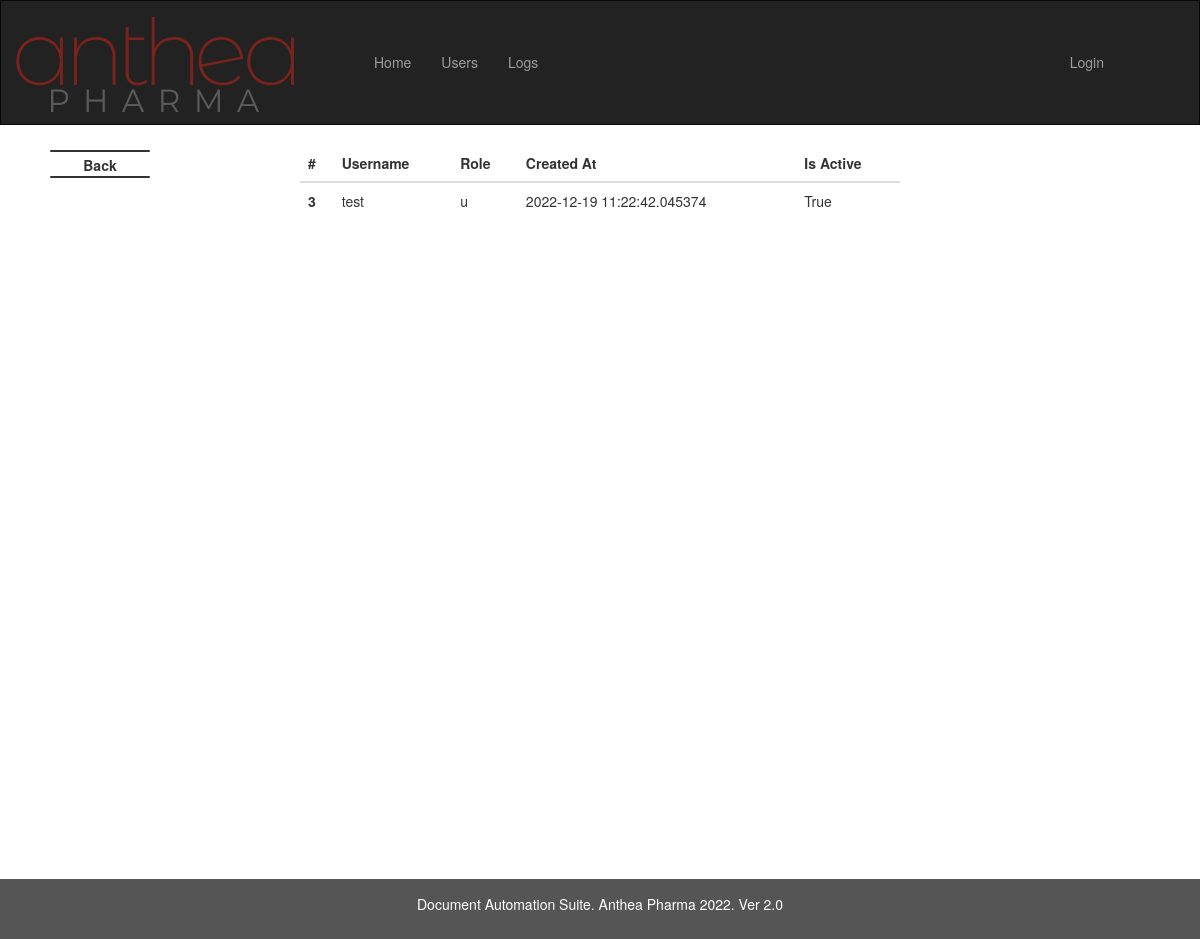
Page /data/3 on the earlier database version.
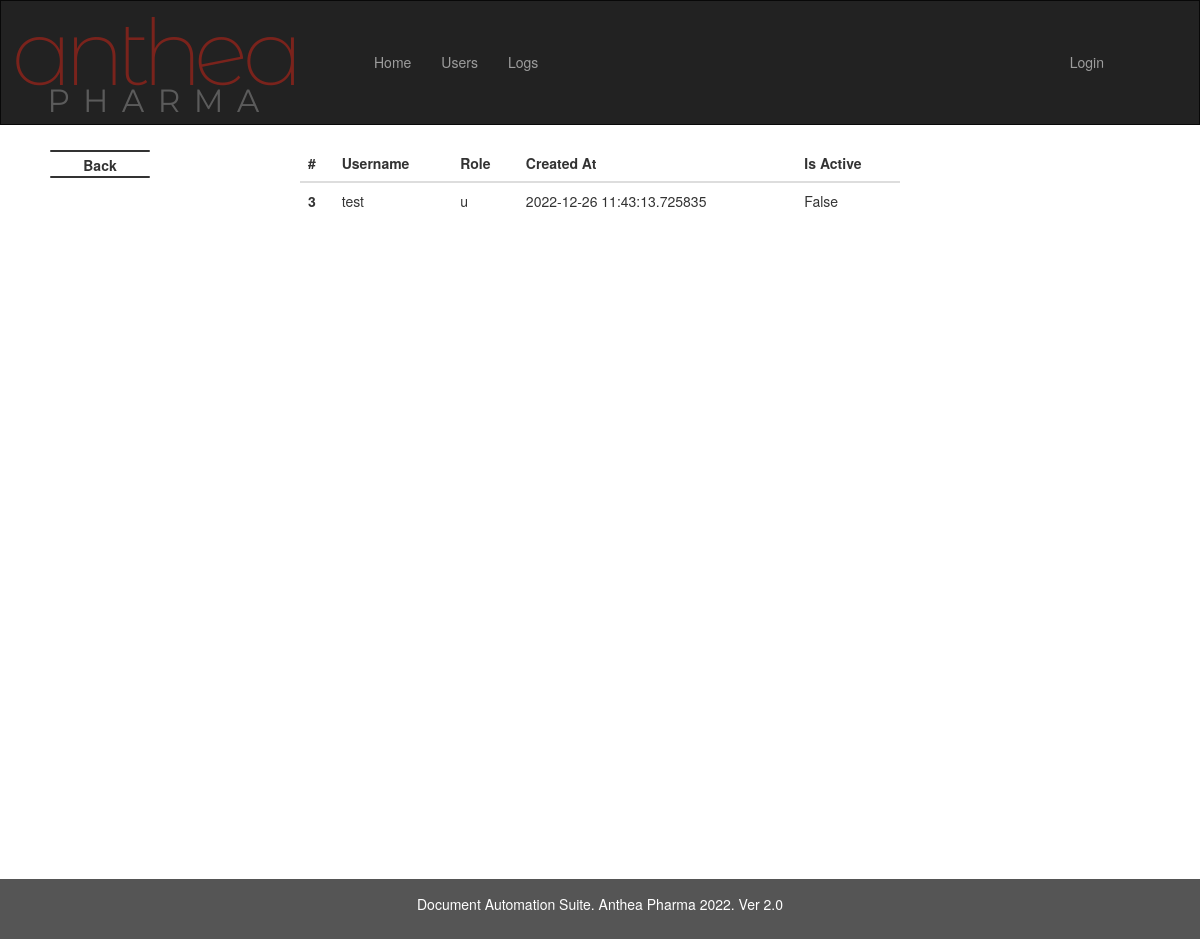
Same page on the later database version.
### imp_calc/models.py (models this page shows, shortened)
class User(db.Model, UserMixin):
    id = db.Column(db.Integer(),primary_key = True)
    is_activate = db.Column(db.Boolean, default=True)
    username = db.Column(db.String(length=12),nullable = False, unique = True)
    role = db.Column(db.String(length=1),nullable=False)
    password_hash = db.Column(db.String(length=60),nullable = False)
    created_at = db.Column(db.DateTime, nullable = False, default= datetime.utcnow)
    logs = relationship("Logs", backref="UserLogs")
    @property
    def is_active(self):
        return self.is_activate
    @property
    def password(self):
        return self.password

### imp_calc/routes.py (the view)
@app.route('/data/<int:user_id>')
def RetrieveSingleEmployee(user_id):
    user = User.query.filter_by(id=user_id).first()
    if user:
        return render_template('data.html', user = user)
    return f"User with id ={id} Doenst exist"

### imp_calc/templates/data.html
{% extends 'admin.html' %}
{% block main %}
<table class="table">
  <thead>
    <tr>
      <th scope="col">#</th>
      <th scope="col">Username</th>
      <th scope="col">Role</th>
      <th scope="col">Created At</th>
      <th scope="col">Is Active</th>
	</tr>
  </thead>
  <tbody>
    <tr>
      <th scope="row">{{user.id}}</th>
      <td>{{user.username}}</td>
      <td>{{user.role}}</td>
      <td>{{user.created_at}}</td>
      <td>{{user.is_active}}</td>
    </tr>
  </tbody>
</table>
<br>
<br>
<br>
<br>
<br>
<br>
<br>
<br>
<br>
<br>
<br>
<br>
<br>
<br>
<br>
<br>
<br>
<br>
<br>
<br>
<br>
<br>
<br>
<br>
<br>
<br>
<br>
<br>
<br>
<br>
<br>
<br>
{% endblock %}

### imp_calc/templates/admin.html (shortened to what this page needs)
{% extends 'base.html' %}
{% block nav %}
<div class="container-fluid">
  <div class="navbar-header">
    <a class="navbar-brand" href="/"><img src="{{ url_for('static', filename='img/logo.png') }}"></a>
  </div>
  <div class="collapse navbar-collapse" id="myNavbar">
    <ul class="nav navbar-nav">
      <li class="nav-item"><a href="/">Home</a></li>
      {% if current_user.role !='u' %}
      <li class="nav-item"><a href="{{ url_for('RetrieveDataList') }}">Users</a></li>
      {% endif %}
      <li class="nav-item"><a href="{{ url_for('RetrieveLogsList') }}">Logs</a></li>
   </ul>
    <ul class="nav navbar-nav navbar-right">
      {% if current_user.is_authenticated %}
      <li class="nav-item"><a href="{{ url_for('logout_page') }}">Logout</a></li>
      {% else %}
      <li class="nav-item"><a href="/">Login</a></li>
      {% endif %}
    </ul>
  </div>
</div>
<div class="backBtn">
      <span class="line tLine"></span>
      <span onclick="window.history.go(-1)" class="label" style="
  position: absolute;
  left: 0px;
  top: 5px;
  width: 100%;
  text-align: center;
  transition: all 0.4s ease;
  font-size: 1em;
  color: #333;
">Back</span>
      <span class="line bLine"></span>
  </div>
{% endblock %}

### imp_calc/templates/base.html (shortened to what this page needs)
<!DOCTYPE html>
<html lang="en">
<head>
  <link rel="stylesheet" href="https://maxcdn.bootstrapcdn.com/bootstrap/3.4.1/css/bootstrap.min.css">
  <link rel="stylesheet" href="{{ url_for('static', filename='css/admin.css') }}">
  <link rel="stylesheet" href="{{ url_for('static', filename='css/back.css') }}">
  <link rel="stylesheet" href="https://code.jquery.com/ui/1.13.1/themes/base/jquery-ui.css">
</head>
<body>
  <nav class="navbar navbar-inverse">
      {% block nav %}{% endblock %}
  </nav>
  <main>
    {% block main %}{% endblock %}
  </main>
  <footer class="container-fluid text-center fixed-bottom">
    <p>Document Automation Suite. Anthea Pharma 2022. Ver 2.0 </p>
  </footer>
</body>

### imp_calc/static/css/back.css (style rules this page uses)
div.backBtn { width: 100px; left: 50px; top: 150px; background-color: #f4f4f4; transition: all 0.4s ease; position: fixed; cursor: pointer; }
span.line { bottom: auto; right: auto; top: auto; left: auto; background-color: #333; border-radius: 10px; width: 100%; left: 0px; height: 2px; display: block; position: absolute; transition: width 0.2s ease 0.1s, left 0.2s ease, transform 0.2s ease 0.3s, background-color 0.2s ease; }
span.tLine { top: 0px; }
span.bLine { top: 26px; }

### imp_calc/templates/base.html (style rules this page uses)
.navbar { margin-bottom: 0; border-radius: 0; }
.table { display: table; margin: auto; width: 50%; margin-top: 20px; margin-bottom: 20px; }
footer { background-color: #555; color: white; padding: 15px; }
.navbar { min-height: 125px; }
.navbar-nav { margin: 35.5px 50px; }

Differences in the rows shown:
changed User "test": created_at "2022-12-19 11:22:42.045374" → "2022-12-26 11:43:13.725835"; is_active "True" → "False"
